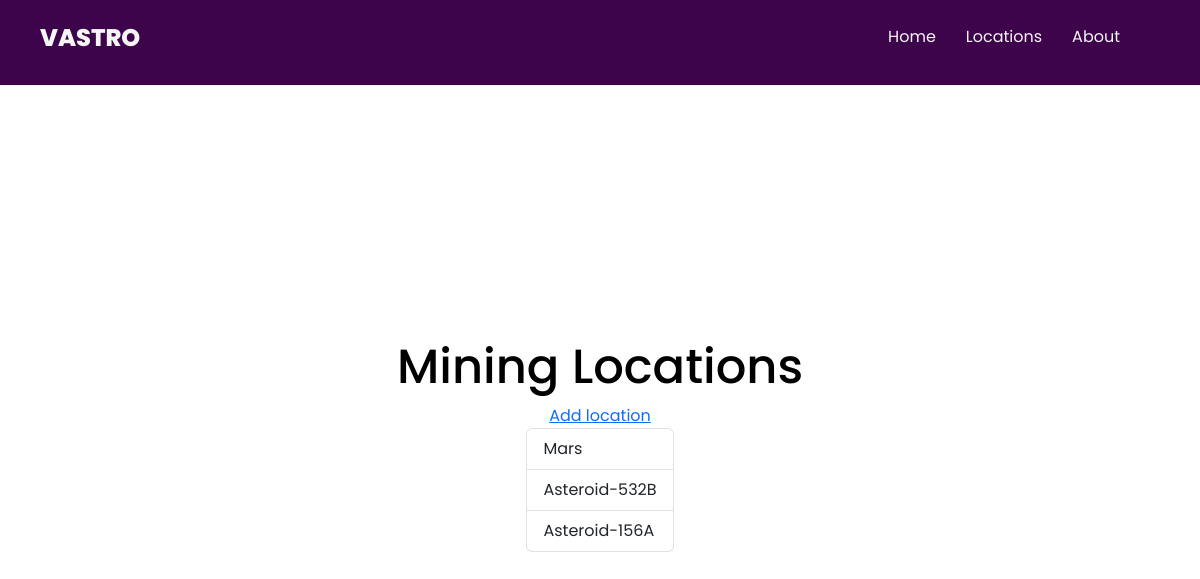
The page /locations on the database as committed earlier.
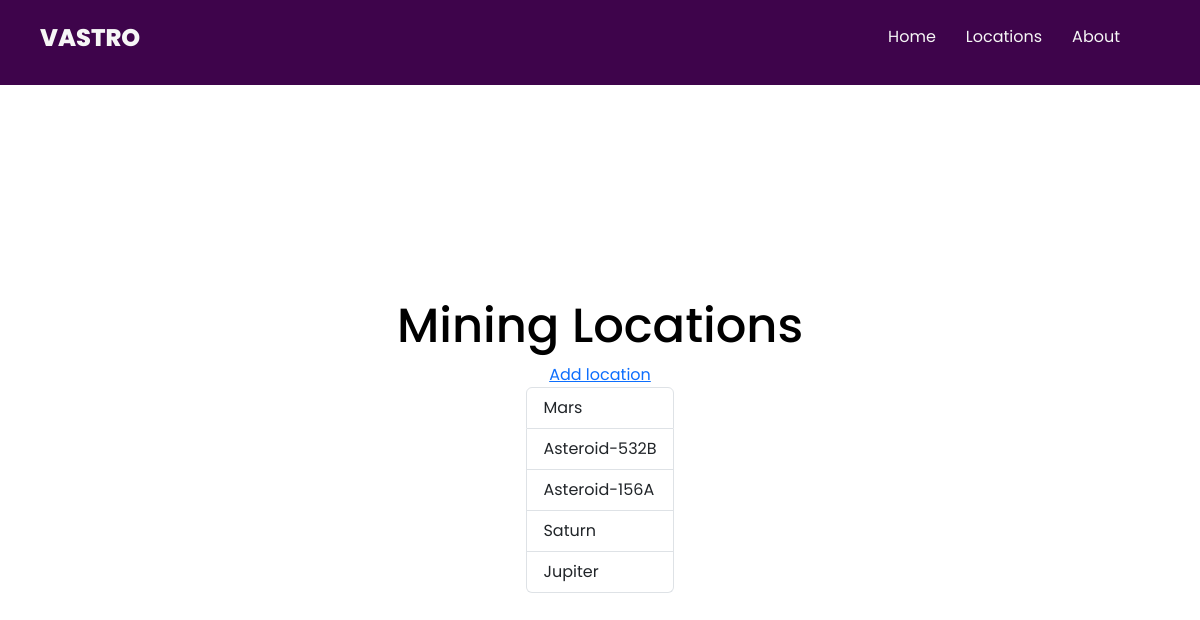
The same page on the database as committed later.
### vastro/models.py (models this page shows, shortened)
class MiningLocations(models.Model):
    name=models.CharField (
        unique=True,
        null=False,
        blank=False,
        max_length=50,
    )
    system=models.CharField(
        null=False,
        blank=False,
        max_length=50,
    )
    mineral=models.CharField(
        null=False,
        blank=False,
        max_length=50,
    )

### vastro/views.py (the view)
# urls.py: path('locations', views.locations, name='locations'),
def locations(request):
    all_locations = models.MiningLocations.objects.all()
    return render(request, 'locations.html', {'locations': all_locations})

### vastro/templates/locations.html
{% extends "base.html" %}
{% block sectiontitle %}<h2>Mining Locations</h2>{% endblock sectiontitle %}
{% block content %}
<a href="{% url 'location_form' %}">Add location</a>
<ul class="list-group">
    {% for location in locations%}
        <a class="list-group-item" href="{% url 'location_detail' location.id%}">
            {{location.name }}
        </a>
    {% endfor %}
</ul>
{% endblock content %}

### vastro/templates/base.html (shortened to what this page needs)
{% load static %}
<html lang="en">
  <head>
    <link href="https://cdn.jsdelivr.net/npm/bootstrap@5.3.3/dist/css/bootstrap.min.css" rel="stylesheet">
    <link rel="stylesheet" href="{% static '/res/css/styles.css' %}" />
  </head>
  <body>
    <nav>
        <div class="logo">VASTRO</div>
        <div class="index-content">
          <ul class="nav-items">
            <li> <a href="{% url 'index' %}">Home</a></li>
            <li><a href="{% url 'locations' %}">Locations</a></li>
            <li><a href="{% url 'about' %}">About</a></li>
          </ul>
        </div>
    </nav>
    <main>
      <div class="main-container">
        {% block sectiontitle%}{% endblock sectiontitle %}
        {% block content%}{% endblock content%}
      </div>
    </main>
  </body>
</html>

### vastro/static/res/css/styles.css (style rules this page uses)
* { margin: 0px; padding: 0px; gap: 0px; }
html { background-color: rgb(246, 246, 246); }
nav { padding: 20px; display: flex; flex-direction: row; justify-content: space-between; width: 100vw; background-color: rgb(62, 4, 75); color: rgb(246, 246, 246); }
.nav-items { display: flex; flex-direction: row; list-style: none; gap: 30px; }
nav .logo { margin-left: 20px; font-family: 'Poppins', sans-serif; font-weight: 800; font-size: 1.5em; }
.index-content { margin-top: 5px; margin-right: 60px; font-family: 'Poppins', sans-serif; }
.index-content a { text-decoration: none; color: rgb(246, 246, 246); transition: all 0.1s; }
h2 { font-size: 3em; font-family: 'Poppins', sans-serif; color: black; }
main { display: flex; justify-content: center; }
.main-container { font-family: 'Poppins', sans-serif; display: flex; flex-direction: column; justify-content: center; align-items: center; width: 50vw; height: 90vh; }

Rows that differ between the two databases and show on the page:
added MiningLocations: name "Saturn"
added MiningLocations: name "Jupiter"
